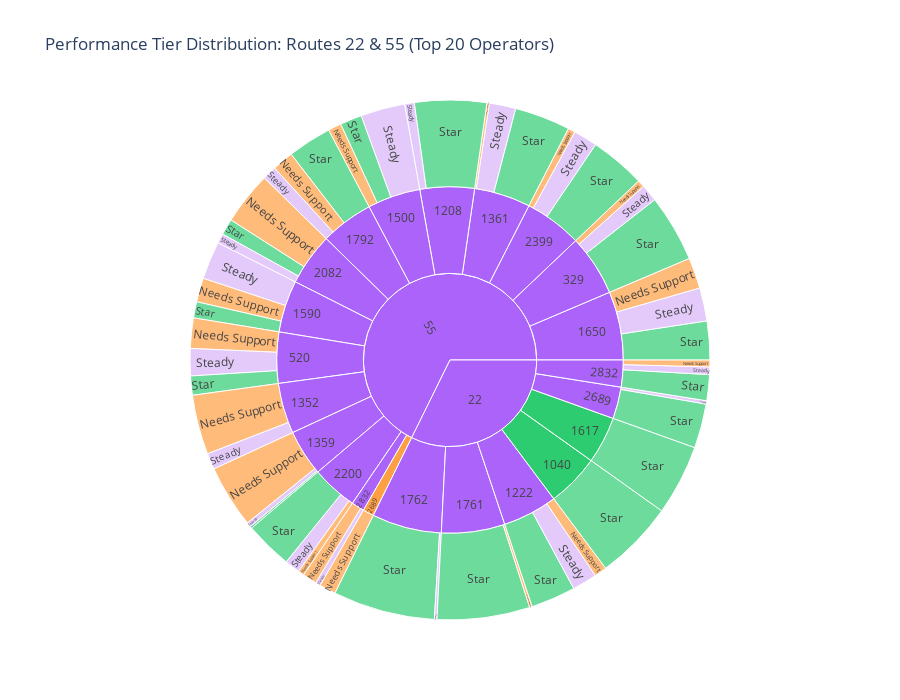

Notebook code cell kept with this figure:
### Code cell
# 8. Performance Tier Distribution by Route & Operator
# Assign tier to each operator-route-date combo
df_22_55_copy = df_22_55.copy()

def assign_tier(pct):
    if pct >= 0.8:
        return "Star"
    elif pct >= 0.7:
        return "Steady"
    else:
        return "Needs Support"

df_22_55_copy["tier"] = df_22_55_copy["on_time_pct"].apply(assign_tier)

tier_dist = df_22_55_copy.groupby(["ROUTE_ABBR", "OPERATOR", "tier"]).agg({
    "stop_events": "sum"
}).reset_index()

# Top 20 operators by volume
top_operators = df_22_55_copy.groupby("OPERATOR")["stop_events"].sum().nlargest(20).index
tier_dist_top = tier_dist[tier_dist["OPERATOR"].isin(top_operators)]

fig = px.sunburst(
    tier_dist_top,
    path=["ROUTE_ABBR", "OPERATOR", "tier"],
    values="stop_events",
    color="tier",
    color_discrete_map=tier_colors,
    title="Performance Tier Distribution: Routes 22 & 55 (Top 20 Operators)",
    height=700
)
fig.show()

### Figure 1 — Plotly figure (JSON) as saved in the notebook; plotly's stock layout.template omitted (floating-point values rounded to 4 significant figures)
{"data": [{"branchvalues": "total", "customdata": [["Steady"], ["Star"], ["Steady"], ["Star"], ["Steady"], ["Needs Support"], ["Star"], ["Steady"], ["Star"], ["Needs Support"], ["Steady"], ["Star"], ["Needs Support"], ["Steady"], ["Steady"], ["Needs Support"], ["Star"], ["Star"], ["Steady"], ["Star"], ["Star"], ["Steady"], ["Steady"], ["Star"], ["Needs Support"], ["Star"], ["Steady"], ["Needs Support"], ["Needs Support"], ["Steady"], ["Needs Support"], ["Needs Support"], ["Needs Support"], ["Needs Support"], ["Needs Support"], ["Star"], ["Steady"], ["Steady"], ["Steady"], ["Steady"], ["Star"], ["Star"], ["Star"], ["Star"], ["Star"], ["Star"], ["Star"], ["Needs Support"], ["Needs Support"], ["Needs Support"], ["Needs Support"], ["Needs Support"], ["Steady"], ["Steady"], ["Star"], ["(?)"], ["(?)"], ["(?)"], ["(?)"], ["(?)"], ["(?)"], ["(?)"], ["Star"], ["(?)"], ["(?)"], ["(?)"], ["(?)"], ["(?)"], ["(?)"], ["(?)"], ["(?)"], ["Needs Support"], ["(?)"], ["(?)"], ["(?)"], ["(?)"], ["(?)"], ["(?)"]], "domain": {"x": [0, 1], "y": [0, 1]}, "hovertemplate": "labels=%{label}<br>stop_events=%{value}<br>parent=%{parent}<br>id=%{id}<br>tier=%{customdata[0]}<extra></extra>", "ids": ["55/1359/Steady", "55/1361/Star", "55/1792/Steady", "55/1208/Star", "55/2082/Steady", "55/520/Needs Support", "22/1762/Star", "55/2399/Steady", "55/2200/Star", "55/2399/Needs Support", "55/1590/Steady", "22/2832/Star", "55/1590/Needs Support", "55/1208/Steady", "55/2832/Steady", "55/1352/Needs Support", "22/1617/Star", "55/1650/Star", "55/1650/Steady", "55/1792/Star", "55/329/Star", "55/329/Steady", "22/1222/Steady", "55/2399/Star", "22/1222/Needs Support", "55/1500/Star", "55/1361/Steady", "55/2832/Needs Support", "55/2689/Needs Support", "22/2689/Steady", "55/2082/Needs Support", "22/1761/Needs Support", "55/1650/Needs Support", "55/1500/Needs Support", "55/1359/Needs Support", "22/1222/Star", "55/2200/Steady", "22/2832/Steady", "55/1500/Steady", "22/1762/Steady", "22/1761/Star", "55/520/Star", "22/2689/Star", "55/2082/Star", "55/1590/Star", "55/1359/Star", "22/1040/Star", "55/329/Needs Support", "22/2832/Needs Support", "55/2200/Needs Support", "55/1792/Needs Support", "55/1361/Needs Support", "55/1352/Steady", "55/520/Steady", "22/1040", "55/1208", "22/1222", "55/1352", "55/1359", "55/1361", "55/1500", "55/1590", "22/1617", "55/1650", "22/1761", "22/1762", "55/1792", "55/2082", "55/2200", "55/2399", "22/2689", "55/2689", "22/2832", "55/2832", "55/329", "55/520", "22", "55"], "labels": ["Steady", "Star", "Steady", "Star", "Steady", "Needs Support", "Star", "Steady", "Star", "Needs Support", "Steady", "Star", "Needs Support", "Steady", "Steady", "Needs Support", "Star", "Star", "Steady", "Star", "Star", "Steady", "Steady", "Star", "Needs Support", "Star", "Steady", "Needs Support", "Needs Support", "Steady", "Needs Support", "Needs Support", "Needs Support", "Needs Support", "Needs Support", "Star", "Steady", "Steady", "Steady", "Steady", "Star", "Star", "Star", "Star", "Star", "Star", "Star", "Needs Support", "Needs Support", "Needs Support", "Needs Support", "Needs Support", "Steady", "Steady", "1040", "1208", "1222", "1352", "1359", "1361", "1500", "1590", "1617", "1650", "1761", "1762", "1792", "2082", "2200", "2399", "2689", "2689", "2832", "2832", "329", "520", "22", "55"], "marker": {"colors": ["#D8B4F8", "#2ECC71", "#D8B4F8", "#2ECC71", "#D8B4F8", "#FF9F43", "#2ECC71", "#D8B4F8", "#2ECC71", "#FF9F43", "#D8B4F8", "#2ECC71", "#FF9F43", "#D8B4F8", "#D8B4F8", "#FF9F43", "#2ECC71", "#2ECC71", "#D8B4F8", "#2ECC71", "#2ECC71", "#D8B4F8", "#D8B4F8", "#2ECC71", "#FF9F43", "#2ECC71", "#D8B4F8", "#FF9F43", "#FF9F43", "#D8B4F8", "#FF9F43", "#FF9F43", "#FF9F43", "#FF9F43", "#FF9F43", "#2ECC71", "#D8B4F8", "#D8B4F8", "#D8B4F8", "#D8B4F8", "#2ECC71", "#2ECC71", "#2ECC71", "#2ECC71", "#2ECC71", "#2ECC71", "#2ECC71", "#FF9F43", "#FF9F43", "#FF9F43", "#FF9F43", "#FF9F43", "#D8B4F8", "#D8B4F8", "#2ECC71", "#ab63fa", "#ab63fa", "#ab63fa", "#ab63fa", "#ab63fa", "#ab63fa", "#ab63fa", "#2ECC71", "#ab63fa", "#ab63fa", "#ab63fa", "#ab63fa", "#ab63fa", "#ab63fa", "#ab63fa", "#ab63fa", "#FF9F43", "#ab63fa", "#ab63fa", "#ab63fa", "#ab63fa", "#ab63fa", "#ab63fa"]}, "name": "", "parents": ["55/1359", "55/1361", "55/1792", "55/1208", "55/2082", "55/520", "22/1762", "55/2399", "55/2200", "55/2399", "55/1590", "22/2832", "55/1590", "55/1208", "55/2832", "55/1352", "22/1617", "55/1650", "55/1650", "55/1792", "55/329", "55/329", "22/1222", "55/2399", "22/1222", "55/1500", "55/1361", "55/2832", "55/2689", "22/2689", "55/2082", "22/1761", "55/1650", "55/1500", "55/1359", "22/1222", "55/2200", "22/2832", "55/1500", "22/1762", "22/1761", "55/520", "22/2689", "55/2082", "55/1590", "55/1359", "22/1040", "55/329", "22/2832", "55/2200", "55/1792", "55/1361", "55/1352", "55/520", "22", "55", "22", "55", "55", "55", "55", "55", "22", "55", "22", "22", "55", "55", "55", "55", "22", "55", "22", "55", "55", "55", "", ""], "type": "sunburst", "values": [106, 1243, 313, 1606, 217, 677, 2275, 533, 1065, 162, 846, 579, 536, 215, 111, 1331, 1575, 864, 741, 981, 1504, 383, 554, 1240, 279, 488, 590, 319, 369, 74, 1183, 57, 690, 296, 1400, 999, 341, 170, 989, 58, 2069, 427, 990, 359, 360, 42, 1770, 161, 152, 136, 476, 54, 362, 607, 1770, 1821, 1832, 1693, 1548, 1887, 1773, 1742, 1575, 2295, 2126, 2333, 1770, 1759, 1542, 1935, 1064, 369, 901, 430, 2048, 1711, 11601, 24323]}], "layout": {"height": 700, "legend": {"tracegroupgap": 0}, "title": {"text": "Performance Tier Distribution: Routes 22 & 55 (Top 20 Operators)"}}}
